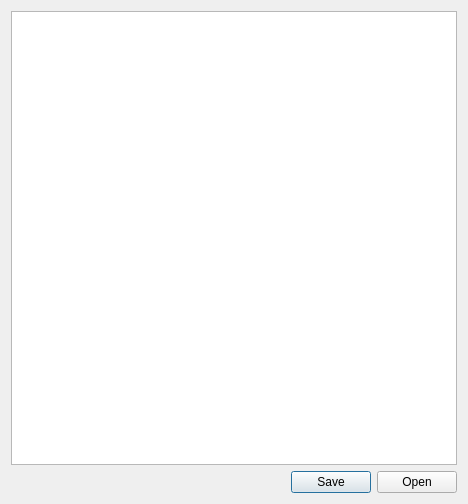
<?xml version="1.0" encoding="UTF-8"?>
<ui version="4.0">
 <class>Dialog</class>
 <widget class="QDialog" name="Dialog">
  <property name="geometry">
   <rect>
    <x>0</x>
    <y>0</y>
    <width>468</width>
    <height>504</height>
   </rect>
  </property>
  <property name="windowTitle">
   <string>Dialog</string>
  </property>
  <layout class="QVBoxLayout" name="verticalLayout">
   <item>
    <widget class="QPlainTextEdit" name="plainTextEdit"/>
   </item>
   <item>
    <widget class="QDialogButtonBox" name="buttonBox">
     <property name="standardButtons">
      <set>QDialogButtonBox::Open|QDialogButtonBox::Save</set>
     </property>
    </widget>
   </item>
  </layout>
 </widget>
 <resources/>
 <connections/>
</ui>
